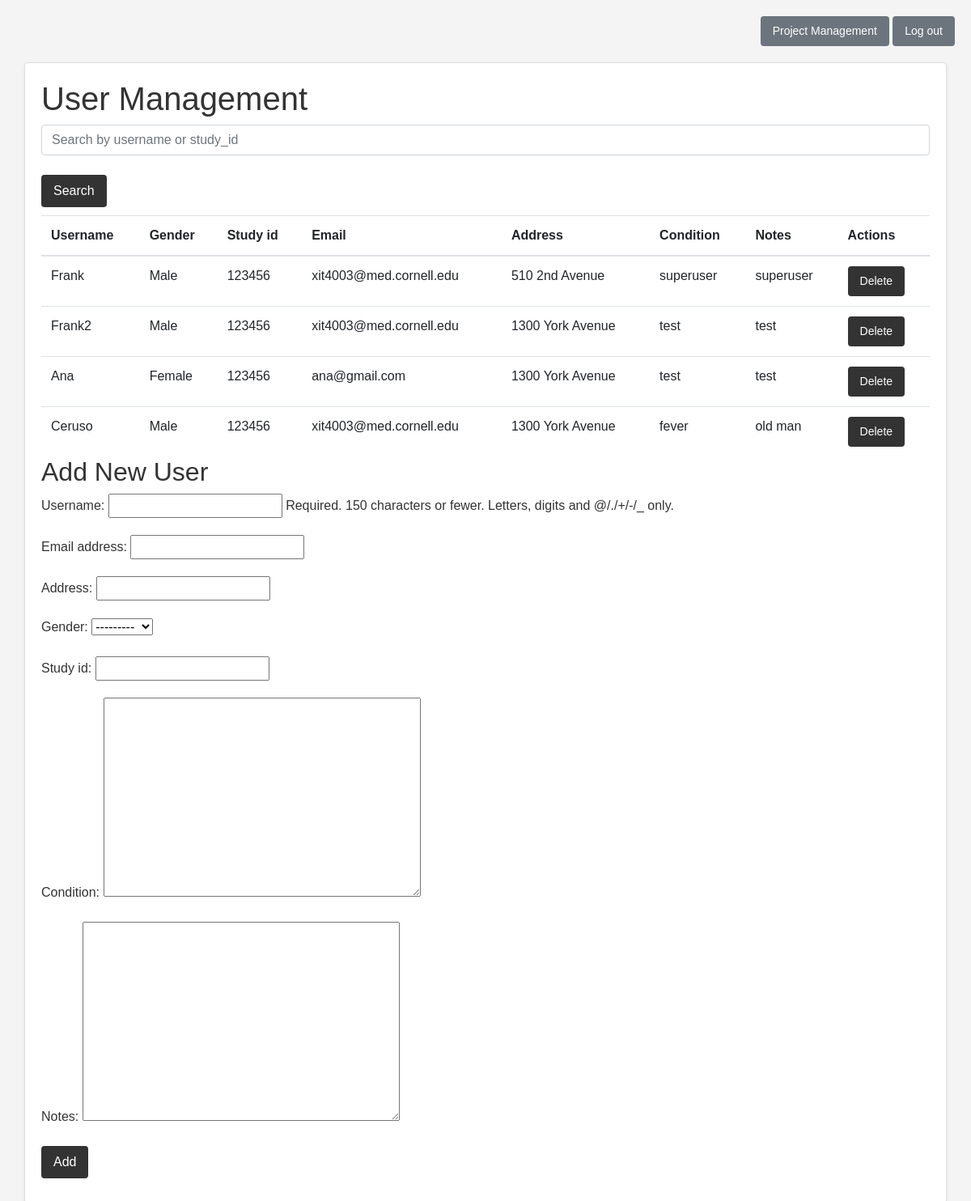
Page /users/ (signed in) on the earlier database version.
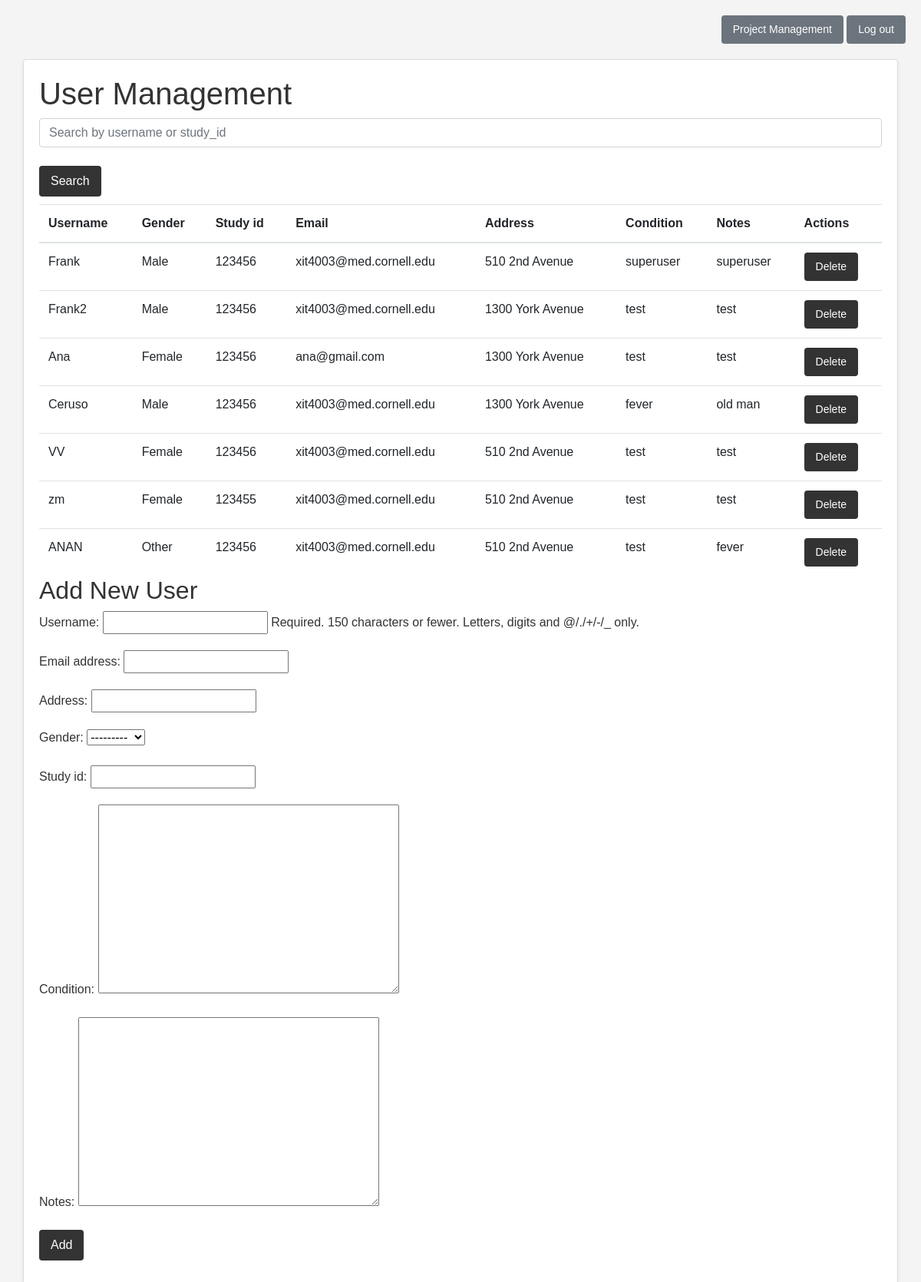
Same page on the later database version.
### projects/models.py (models this page shows)
class CustomUser(AbstractUser):
    GENDER_CHOICES = (
        ('Male', 'Male'),
        ('Female', 'Female'),
        ('Other', 'Other'),
    )
    address = models.CharField(max_length=255)
    gender = models.CharField(max_length=10, choices=GENDER_CHOICES)
    study_id = models.CharField(max_length=50)
    condition = models.TextField()
    notes = models.TextField()

### projects/views.py (the view)
# urls.py: path('users/', views.user_management, name='user_management'),
@login_required
def user_management(request):
    if request.method == 'POST':
        form = CustomUserForm(request.POST)
        if form.is_valid():
            form.save()
            return redirect('user_management')
    else:
        form = CustomUserForm()
    query = request.GET.get('search', '')
    if query:
        users = CustomUser.objects.filter(Q(username__icontains=query) | Q(study_id__icontains=query))
    else:
        users = CustomUser.objects.all()
    context = {
        'form': form,
        'users': users
    }
    return render(request, 'user_management.html', context)

### projects/forms.py
class CustomUserForm(forms.ModelForm):
    class Meta:
        model = CustomUser
        fields = ['username', 'email', 'address', 'gender', 'study_id', 'condition', 'notes']

### projects/templates/user_management.html (shortened to what this page needs)
<!DOCTYPE html>
<html lang="en">
<head>
    <link rel="stylesheet" href="https://maxcdn.bootstrapcdn.com/bootstrap/4.5.2/css/bootstrap.min.css">
</head>
<body>
<div class="header-links">
    <a href="{% url 'project_list' %}" class="btn btn-secondary btn-sm">Project Management</a>
    <a href="{% url 'login' %}" class="btn btn-secondary btn-sm">Log out</a>
</div>
<div class="container">
<h1>User Management</h1>
<form method="get" class="form-group">
    <input type="text" name="search" placeholder="Search by username or study_id" class="form-control">
    <br>
    <button type="submit" class="btn btn-info">Search</button>
</form>
<table class="table table-hover">
    <thead>
        <tr>
            <th>Username</th>
            <th>Gender</th>
            <th>Study id</th>
            <th>Email</th>
            <th>Address</th>
            <th>Condition</th>
            <th>Notes</th>
            <th>Actions</th>
        </tr>
    </thead>
    <tbody>
        {% for user in users %}
            <tr>
                <td>{{ user.username }}</td>
                <td>{{ user.gender }}</td>
                <td>{{ user.study_id }}</td>
                <td>{{ user.email }}</td>
                <td>{{ user.address }}</td>
                <td>{{ user.condition }}</td>
                <td>{{ user.notes }}</td>
                <td>
                    <a href="{% url 'delete_user' user.id %}" class="btn btn-danger btn-sm" onclick="return confirm('Are you sure you want to delete this user?')">Delete</a>
                </td>
            </tr>
        {% endfor %}
    </tbody>
</table>
    <h2>Add New User</h2>
    <form method="post" class="form-group">
        {{ form.as_p }}
        <button type="submit" class="btn btn-info">Add</button>
    </form>
</div>
</body>
</html>

Differences in the rows shown:
added CustomUser: username "VV", gender "Female", study_id "123456", email "xit4003@med.cornell.edu", address "510 2nd Avenue", condition "test", notes "test"
added CustomUser: username "zm", gender "Female", study_id "123455", email "xit4003@med.cornell.edu", address "510 2nd Avenue", condition "test", notes "test"
added CustomUser: username "ANAN", gender "Other", study_id "123456", email "xit4003@med.cornell.edu", address "510 2nd Avenue", condition "test", notes "fever"
